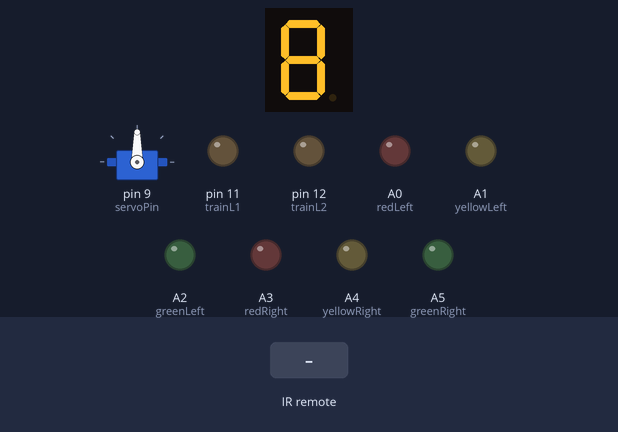
Simulated run of this sketch. Board: Arduino Uno, built with avr-gcc and run on an emulated ATmega328P. Shown: 1-digit seven-segment display, servo, output pins drawn as LEDs (lit = HIGH). Wiring (inferred from the names in the program): 1-digit 7-segment display, segments lit when LOW: segments pin 2, pin 3, pin 4, pin 5, pin 6, pin 7, pin 8. Inputs (shaded band) come from the test bench. The segment pins are drawn as the display they are named for; pins used as bus, display or sensor lines are not drawn.

Above: at 1.2 s.
1.3 s: infrared code 0xF30CFF00 received
At 2.1 s:
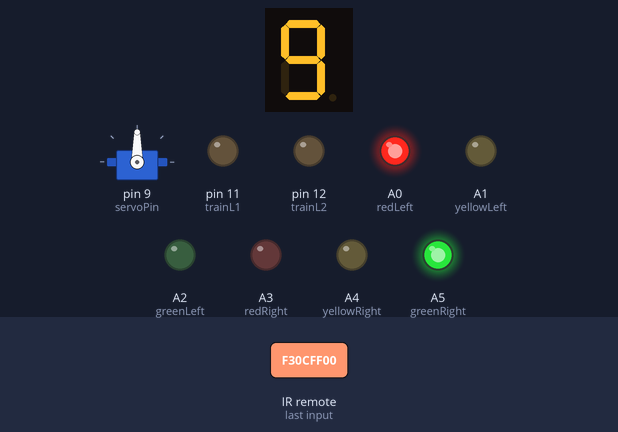
At 8.1 s:
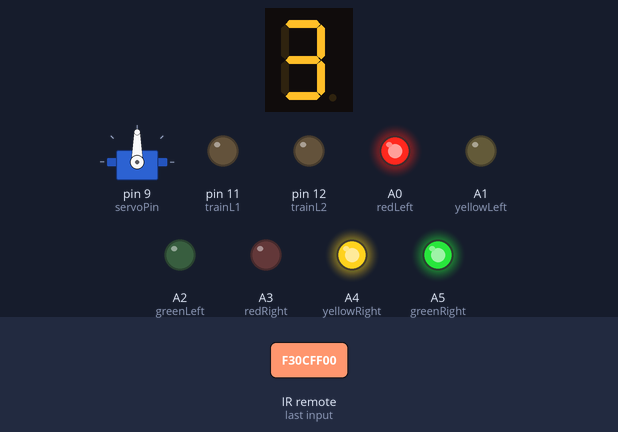
Timing chart, 0 to 17.8 s (numbered marks = the images above; inputs shaded):
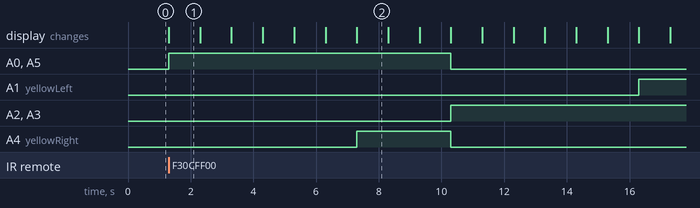

Measured:
- after the input at 1.3 s, A0 (redLeft), A5 (greenRight): LOW → HIGH at once, → LOW 9.0 s later; A1 (yellowLeft): LOW → HIGH after 15.0 s; A2 (greenLeft), A3 (redRight): LOW → HIGH after 9.0 s; A4 (yellowRight): LOW → HIGH after 6.0 s, → LOW 3.0 s later; the display: changes at once (image 1)
- what the display in image 1 shows lasts 1.0 s, from 1.3 s to 2.3 s

The sketch:

TrafficLight.ino
```cpp
#include <Servo.h>
Servo myservo;

#include <IRremote.hpp>
// #include <IRremote.h> // thư viện hỗ trợ IR remote

#define IR_RECEIVE_PIN 13

#define NOTE_B0  31
#define NOTE_C1  33
#define NOTE_CS1 35
#define NOTE_D1  37
#define NOTE_DS1 39
#define NOTE_E1  41
#define NOTE_F1  44
#define NOTE_FS1 46
#define NOTE_G1  49
#define NOTE_GS1 52
#define NOTE_A1  55
#define NOTE_AS1 58
#define NOTE_B1  62
#define NOTE_C2  65
#define NOTE_CS2 69
#define NOTE_D2  73
#define NOTE_DS2 78
#define NOTE_E2  82
#define NOTE_F2  87
#define NOTE_FS2 93
#define NOTE_G2  98
#define NOTE_GS2 104
#define NOTE_A2  110
#define NOTE_AS2 117
#define NOTE_B2  123
#define NOTE_C3  131
#define NOTE_CS3 139
#define NOTE_D3  147
#define NOTE_DS3 156
#define NOTE_E3  165
#define NOTE_F3  175
#define NOTE_FS3 185
#define NOTE_G3  196
#define NOTE_GS3 208
#define NOTE_A3  220
#define NOTE_AS3 233
#define NOTE_B3  247
#define NOTE_C4  262
#define NOTE_CS4 277
#define NOTE_D4  294
#define NOTE_DS4 311
#define NOTE_E4  330
#define NOTE_F4  349
#define NOTE_FS4 370
#define NOTE_G4  392
#define NOTE_GS4 415
#define NOTE_A4  440
#define NOTE_AS4 466
#define NOTE_B4  494
#define NOTE_C5  523
#define NOTE_CS5 554
#define NOTE_D5  587
#define NOTE_DS5 622
#define NOTE_E5  659
#define NOTE_F5  698
#define NOTE_FS5 740
#define NOTE_G5  784
#define NOTE_GS5 831
#define NOTE_A5  880
#define NOTE_AS5 932
#define NOTE_B5  988
#define NOTE_C6  1047
#define NOTE_CS6 1109
#define NOTE_D6  1175
#define NOTE_DS6 1245
#define NOTE_E6  1319
#define NOTE_F6  1397
#define NOTE_FS6 1480
#define NOTE_G6  1568
#define NOTE_GS6 1661
#define NOTE_A6  1760
#define NOTE_AS6 1865
#define NOTE_B6  1976
#define NOTE_C7  2093
#define NOTE_CS7 2217
#define NOTE_D7  2349
#define NOTE_DS7 2489
#define NOTE_E7  2637
#define NOTE_F7  2794
#define NOTE_FS7 2960
#define NOTE_G7  3136
#define NOTE_GS7 3322
#define NOTE_A7  3520
#define NOTE_AS7 3729
#define NOTE_B7  3951
#define NOTE_C8  4186
#define NOTE_CS8 4435
#define NOTE_D8  4699
#define NOTE_DS8 4978

#define segA 2  //connecting segment A to PIN2
#define segB 3  // connecting segment B to PIN3
#define segC 4  // connecting segment C to PIN4
#define segD 5  // connecting segment D to PIN5
#define segE 6  // connecting segment E to PIN6
#define segF 7  // connecting segment F to PIN7
#define segG 8  // connecting segment G to PIN1

const long bt0 = 3910598400;
const long bt1 = 4077715200;
const long bt2 = 3877175040;
const long bt3 = 2707357440;
const long bt4 = 4144561920;
const long bt5 = 3810328320;
const long bt6 = 2774204160;
const long bt7 = 3175284480;
const long bt8 = 2907897600;
const long bt9 = 3041591040;
const long btPlay = 3927310080;
const long btOnOff = 3125149440;

// Khai báo chân Servo
const int servoPin = 9;

// Khai báo chân buzzer
const int speakerPin = 10;//Chân được nối với loa hoặc buzzer

// danh sách các nốt nhạc
int melody[] = {
  NOTE_C5, NOTE_C5, NOTE_C5, NOTE_C5, NOTE_C5,
  NOTE_C5, NOTE_C5, NOTE_C5, NOTE_C5, NOTE_C5,
  NOTE_C5, NOTE_C5, NOTE_C5, NOTE_C5, NOTE_C5,
  NOTE_C5, NOTE_C5, NOTE_C5, NOTE_C5, NOTE_C5,
  NOTE_C5, NOTE_C5, NOTE_C5, NOTE_C5, NOTE_C5
  };

// thời gina các nốt nhạc: 4 = 1/4 nốt nhạc, 8 = 1/8nốt nhạc, ...:
int noteDurations[] = {
  2, 2, 2, 2, 2,
  2, 2, 2, 2, 2,
  2, 2, 2, 2, 2,
  2, 2, 2, 2, 2,
  2, 2, 2, 2, 2
  };

// Khai báo các chân điều khiển đèn tàu hỏa
const int trainL1 = 11;
const int trainL2 = 12;

// Khai báo các chân điều khiển cụm đèn
const int redLeft = A0;
const int yellowLeft = A1;
const int greenLeft = A2;
const int redRight = A3;
const int yellowRight = A4;
const int greenRight = A5;

// Khai báo biến đếm
int counter = 9;
int phase = 1;
int state = 1;

// Khai báo SevenSegment
// SevenSegment display(segA, segB, segC, segD, segE, segF, segG, segDP);

void setup() {
  // Khởi tạo các chân
  pinMode(redLeft, OUTPUT);
  pinMode(yellowLeft, OUTPUT);
  pinMode(greenLeft, OUTPUT);
  pinMode(redRight, OUTPUT);
  pinMode(yellowRight, OUTPUT);
  pinMode(greenRight, OUTPUT);

  for (int i = 2; i < 9; i++) {
    pinMode(i, OUTPUT);  // taking all pins from 2-8 as output
  }

  pinMode(trainL1, OUTPUT);
  pinMode(trainL2, OUTPUT);


  // Khởi tạo SevenSegment
  // display.begin();

  Serial.begin(9600);// serial
  IrReceiver.begin(IR_RECEIVE_PIN, DISABLE_LED_FEEDBACK); // start the IR receiver

  myservo.attach(servoPin);

}

void loop() {
  // Hiển thị số đếm trên màn hình LED 7-Segment
  // display.write(counter);

  if (IrReceiver.decode()) // nếu nhận được tín hiệu
  {
    translateIR();

    Serial.println("-------------------------------------");
    Serial.println(IrReceiver.decodedIRData.decodedRawData, HEX); // Print "old" raw data
    Serial.println(IrReceiver.decodedIRData.decodedRawData, DEC); // Print "old" raw data
    IrReceiver.printIRResultShort(&Serial); // Print complete received data in one line
    IrReceiver.printIRSendUsage(&Serial);   // Print the statement required to send this data

    // Serial.println(results.value, HEX);
    delay(200);
    IrReceiver.resume(); // nhận giá trị tiếp theo
  }
}

void translateIR() {
  switch(IrReceiver.decodedIRData.decodedRawData) {
    case bt1:
      phase = 1;
      while (state) {
        showTime();

        switch (phase) {
          case 1:
            digitalWrite(yellowLeft, LOW);
            digitalWrite(greenLeft, LOW);
            digitalWrite(redRight, LOW);
            digitalWrite(redLeft, HIGH);
            digitalWrite(greenRight, HIGH);
            break;
          case 7:
            digitalWrite(yellowRight, HIGH);
            break;
          case 9:
            counter = 10;
            break;
          case 10:
            digitalWrite(redLeft, LOW);
            digitalWrite(greenRight, LOW);
            digitalWrite(yellowRight, LOW);
            digitalWrite(greenLeft, HIGH);
            digitalWrite(redRight, HIGH);
            break;
          case 16:
            digitalWrite(yellowLeft, HIGH);
            break;
          case 18:
            phase = 0;
            counter = 10;
            break;
        }

        // Giảm giá trị biến đếm
        counter--;
        phase++;

        delay(1000);
      }

      break;
    case bt2:
      int noteDuration, pos = 80;
      counter = 5;
      phase = 1;
      digitalWrite(redLeft, HIGH);
      digitalWrite(redRight, HIGH);
      digitalWrite(greenRight, LOW);
      digitalWrite(greenLeft, LOW);
      for (int i = 0; i < 25; i++) {

        digitalWrite(trainL1, HIGH);
        digitalWrite(trainL2, LOW);

        showTime();

        noteDuration = 1000/noteDurations[i];
        tone(speakerPin, melody[i],noteDuration);

        if (phase == 2) {
          myservo.write(pos += 10);
        } else if (phase == 5) {
          myservo.write(pos -= 10);
        }
        delay(500);

        digitalWrite(trainL1, LOW);
        digitalWrite(trainL2, HIGH);

        tone(speakerPin, melody[i],noteDuration);

        if (phase == 2) {
          myservo.write(pos += 10);
        } else if (phase == 5) {
          myservo.write(pos -= 10);
        }

        delay(500);

        counter--;
        if (counter == 0) {
          counter = 5;
          phase++;
        }
      }
      noTone(speakerPin);
      digitalWrite(trainL1, LOW);
      digitalWrite(trainL2, LOW);
      digitalWrite(redLeft, LOW);
      digitalWrite(redRight, LOW);
      digitalWrite(greenRight, HIGH);
      digitalWrite(greenLeft, HIGH);
      counter = 0;
      showTime();
      break;
  }
}

void showTime() {
  switch (counter) {
    case 0:  //when count value is zero show”0” on disp
      digitalWrite(segA, LOW);
      digitalWrite(segB, LOW);
      digitalWrite(segC, LOW);
      digitalWrite(segD, LOW);
      digitalWrite(segE, LOW);
      digitalWrite(segF, LOW);
      digitalWrite(segG, HIGH);
      break;
    case 1:  // when count value is 1 show”1” on disp
      digitalWrite(segA, HIGH);
      digitalWrite(segB, LOW);
      digitalWrite(segC, LOW);
      digitalWrite(segD, HIGH);
      digitalWrite(segE, HIGH);
      digitalWrite(segF, HIGH);
      digitalWrite(segG, HIGH);
      break;
    case 2:  // when count value is 2 show”2” on disp
      digitalWrite(segA, LOW);
      digitalWrite(segB, LOW);
      digitalWrite(segC, HIGH);
      digitalWrite(segD, LOW);
      digitalWrite(segE, LOW);
      digitalWrite(segF, HIGH);
      digitalWrite(segG, LOW);
      break;
    case 3:  // when count value is 3 show”3” on disp
      digitalWrite(segA, LOW);
      digitalWrite(segB, LOW);
      digitalWrite(segC, LOW);
      digitalWrite(segD, LOW);
      digitalWrite(segE, HIGH);
      digitalWrite(segF, HIGH);
      digitalWrite(segG, LOW);
      break;
    case 4:  // when count value is 4 show”4” on disp
      digitalWrite(segA, HIGH);
      digitalWrite(segB, LOW);
      digitalWrite(segC, LOW);
      digitalWrite(segD, HIGH);
      digitalWrite(segE, HIGH);
      digitalWrite(segF, LOW);
      digitalWrite(segG, LOW);
      break;
    case 5:  // when count value is 5 show”5” on disp
      digitalWrite(segA, LOW);
      digitalWrite(segB, HIGH);
      digitalWrite(segC, LOW);
      digitalWrite(segD, LOW);
      digitalWrite(segE, HIGH);
      digitalWrite(segF, LOW);
      digitalWrite(segG, LOW);
      break;
    case 6:  // when count value is 6 show”6” on disp
      digitalWrite(segA, LOW);
      digitalWrite(segB, HIGH);
      digitalWrite(segC, LOW);
      digitalWrite(segD, LOW);
      digitalWrite(segE, LOW);
      digitalWrite(segF, LOW);
      digitalWrite(segG, LOW);
      break;
    case 7:  // when count value is 7 show”7” on disp
      digitalWrite(segA, LOW);
      digitalWrite(segB, LOW);
      digitalWrite(segC, LOW);
      digitalWrite(segD, HIGH);
      digitalWrite(segE, HIGH);
      digitalWrite(segF, HIGH);
      digitalWrite(segG, HIGH);
      break;
    case 8:  // when count value is 8 show”8” on disp
      digitalWrite(segA, LOW);
      digitalWrite(segB, LOW);
      digitalWrite(segC, LOW);
      digitalWrite(segD, LOW);
      digitalWrite(segE, LOW);
      digitalWrite(segF, LOW);
      digitalWrite(segG, LOW);
      break;
    case 9:  // when count value is 9 show”9” on disp
      digitalWrite(segA, LOW);
      digitalWrite(segB, LOW);
      digitalWrite(segC, LOW);
      digitalWrite(segD, LOW);
      digitalWrite(segE, HIGH);
      digitalWrite(segF, LOW);
      digitalWrite(segG, LOW);
      break;
    break;
  }
}
```
